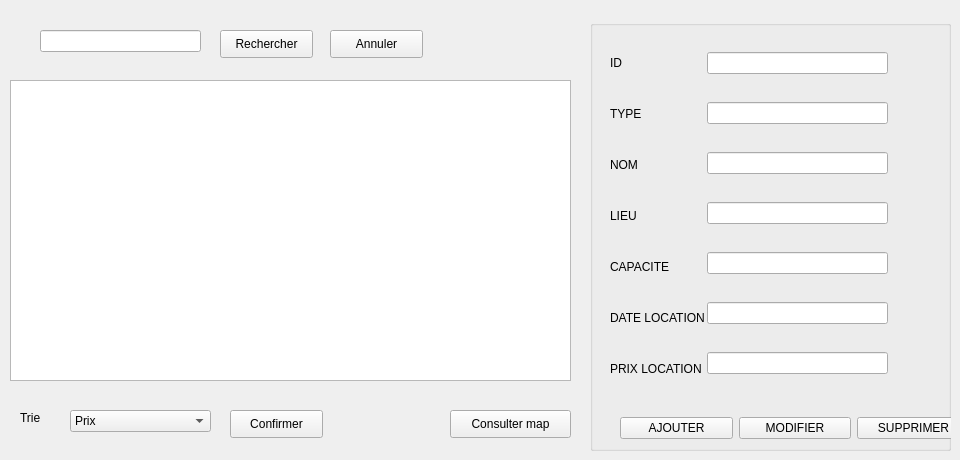
      <widget class="QWidget" name="tab">
       <attribute name="title">
        <string>Gestion Des Espaces</string>
       </attribute>
       <widget class="QGroupBox" name="groupBox">
        <property name="geometry">
         <rect>
          <x>590</x>
          <y>20</y>
          <width>361</width>
          <height>431</height>
         </rect>
        </property>
        <property name="title">
         <string/>
        </property>
        <widget class="QWidget" name="layoutWidget">
         <property name="geometry">
          <rect>
           <x>30</x>
           <y>390</y>
           <width>350</width>
           <height>36</height>
          </rect>
         </property>
         <layout class="QHBoxLayout" name="horizontalLayout">
          <item>
           <widget class="QPushButton" name="pb_ajouter">
            <property name="text">
             <string>AJOUTER</string>
            </property>
           </widget>
          </item>
          <item>
           <widget class="QPushButton" name="AjouterEspaces">
            <property name="text">
             <string>MODIFIER</string>
            </property>
           </widget>
          </item>
          <item>
           <widget class="QPushButton" name="SupprimerEspaces">
            <property name="text">
             <string>SUPPRIMER</string>
            </property>
           </widget>
          </item>
         </layout>
        </widget>
        <widget class="QWidget" name="layoutWidget_2">
         <property name="geometry">
          <rect>
           <x>20</x>
           <y>20</y>
           <width>122</width>
           <height>351</height>
          </rect>
         </property>
         <layout class="QVBoxLayout" name="verticalLayout">
          <item>
           <widget class="QLabel" name="label_12">
            <property name="text">
             <string>ID</string>
            </property>
           </widget>
          </item>
          <item>
           <widget class="QLabel" name="label_13">
            <property name="text">
             <string>TYPE</string>
            </property>
           </widget>
          </item>
          <item>
           <widget class="QLabel" name="label_14">
            <property name="text">
             <string>NOM</string>
            </property>
           </widget>
          </item>
          <item>
           <widget class="QLabel" name="label_15">
            <property name="text">
             <string>LIEU</string>
            </property>
           </widget>
          </item>
          <item>
           <widget class="QLabel" name="label_16">
            <property name="text">
             <string>CAPACITE</string>
            </property>
           </widget>
          </item>
          <item>
           <widget class="QLabel" name="label_17">
            <property name="text">
             <string>DATE LOCATION</string>
            </property>
           </widget>
          </item>
          <item>
           <widget class="QLabel" name="label_18">
            <property name="text">
             <string>PRIX LOCATION </string>
            </property>
           </widget>
          </item>
         </layout>
        </widget>
        <widget class="QWidget" name="layoutWidget_3">
         <property name="geometry">
          <rect>
           <x>117</x>
           <y>10</y>
           <width>181</width>
           <height>371</height>
          </rect>
         </property>
         <layout class="QVBoxLayout" name="verticalLayout_2">
          <item>
           <widget class="QLineEdit" name="le_ID"/>
          </item>
          <item>
           <widget class="QLineEdit" name="le_type"/>
          </item>
          <item>
           <widget class="QLineEdit" name="le_nom"/>
          </item>
          <item>
           <widget class="QLineEdit" name="le_lieu"/>
          </item>
          <item>
           <widget class="QLineEdit" name="le_capacite"/>
          </item>
          <item>
           <widget class="QLineEdit" name="le_datelocation"/>
          </item>
          <item>
           <widget class="QLineEdit" name="le_prixlocation"/>
          </item>
         </layout>
        </widget>
       </widget>
       <widget class="QTableView" name="tab_espaces">
        <property name="geometry">
         <rect>
          <x>10</x>
          <y>80</y>
          <width>561</width>
          <height>301</height>
         </rect>
        </property>
       </widget>
       <widget class="QPushButton" name="Recherche">
        <property name="geometry">
         <rect>
          <x>220</x>
          <y>30</y>
          <width>93</width>
          <height>28</height>
         </rect>
        </property>
        <property name="text">
         <string>Rechercher</string>
        </property>
       </widget>
       <widget class="QLineEdit" name="recherche">
        <property name="geometry">
         <rect>
          <x>40</x>
          <y>30</y>
          <width>161</width>
          <height>22</height>
         </rect>
        </property>
       </widget>
       <widget class="QPushButton" name="AnnulerRecherche">
        <property name="geometry">
         <rect>
          <x>330</x>
          <y>30</y>
          <width>93</width>
          <height>28</height>
         </rect>
        </property>
        <property name="text">
         <string>Annuler</string>
        </property>
       </widget>
       <widget class="QLabel" name="label_19">
        <property name="geometry">
         <rect>
          <x>20</x>
          <y>410</y>
          <width>56</width>
          <height>16</height>
         </rect>
        </property>
        <property name="text">
         <string>Trie</string>
        </property>
       </widget>
       <widget class="QComboBox" name="Trie">
        <property name="geometry">
         <rect>
          <x>70</x>
          <y>410</y>
          <width>141</width>
          <height>22</height>
         </rect>
        </property>
        <item>
         <property name="text">
          <string>Prix</string>
         </property>
        </item>
        <item>
         <property name="text">
          <string>Capacité</string>
         </property>
        </item>
        <item>
         <property name="text">
          <string>Type</string>
         </property>
        </item>
       </widget>
       <widget class="QPushButton" name="ConfimerTrie">
        <property name="geometry">
         <rect>
          <x>230</x>
          <y>410</y>
          <width>93</width>
          <height>28</height>
         </rect>
        </property>
        <property name="text">
         <string>Confirmer</string>
        </property>
       </widget>
       <widget class="QPushButton" name="Map">
        <property name="geometry">
         <rect>
          <x>450</x>
          <y>410</y>
          <width>121</width>
          <height>28</height>
         </rect>
        </property>
        <property name="text">
         <string>Consulter map</string>
        </property>
       </widget>
      </widget>
